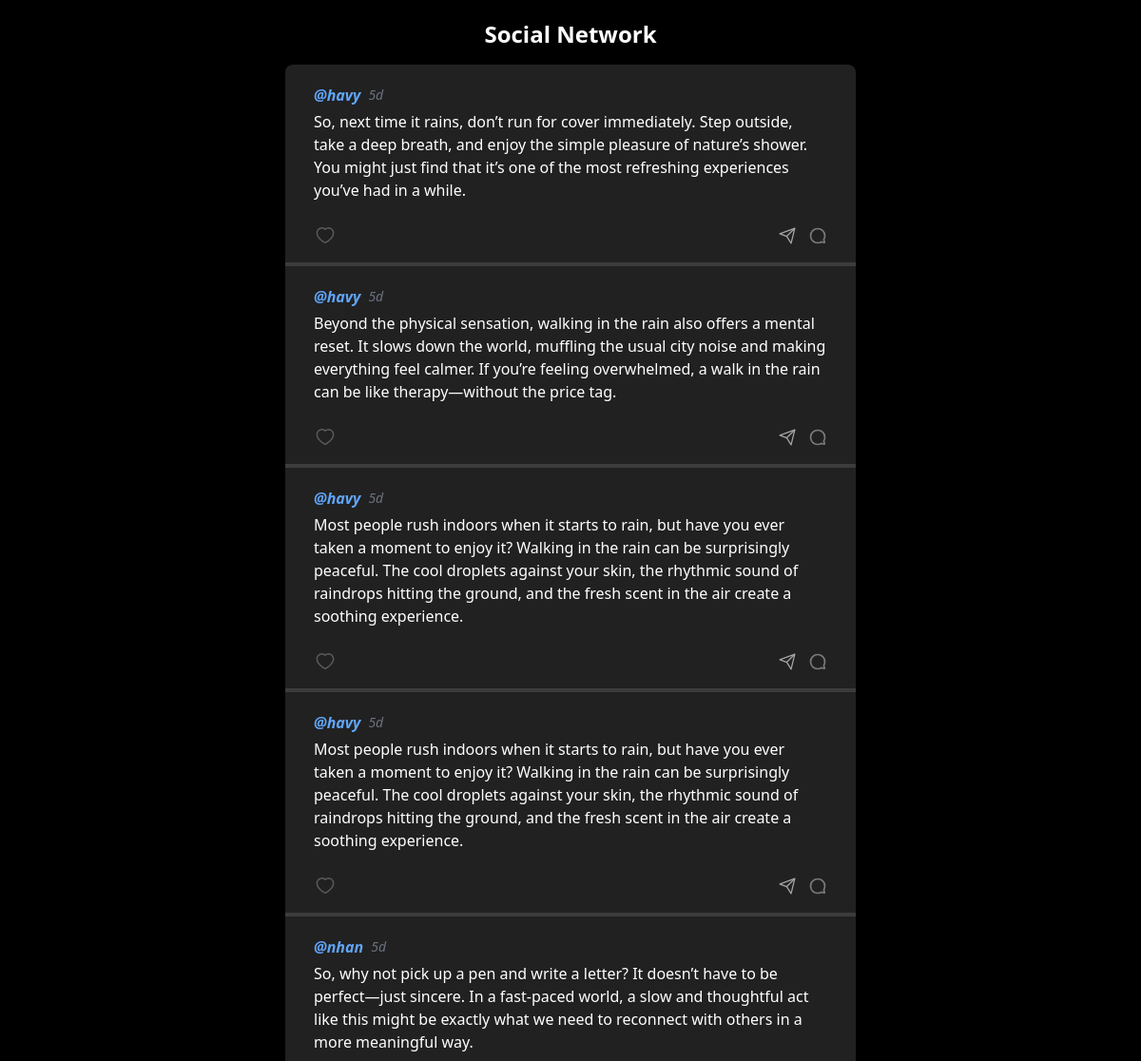
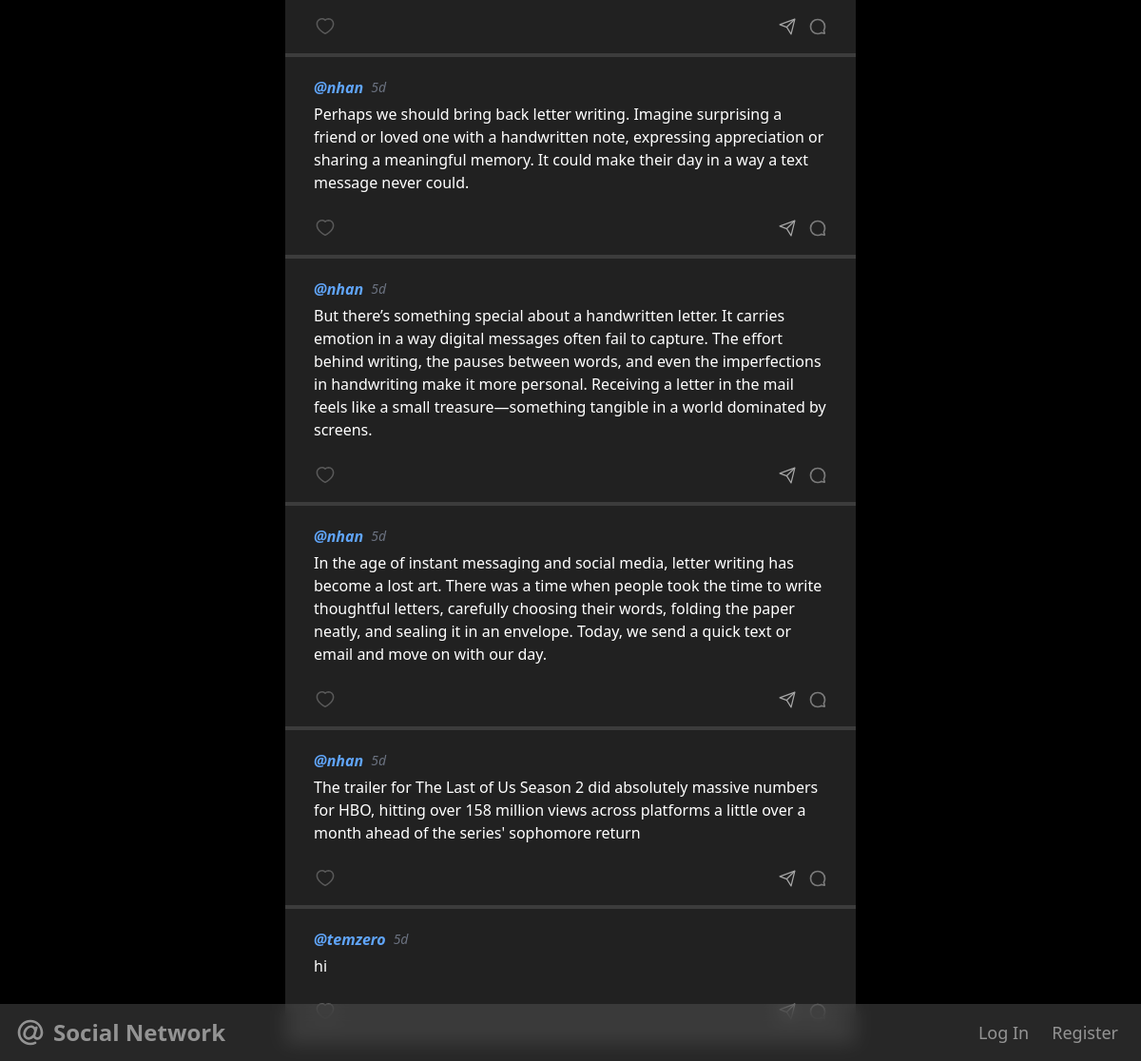
The app's page /, older data (2 pictures, top to bottom).
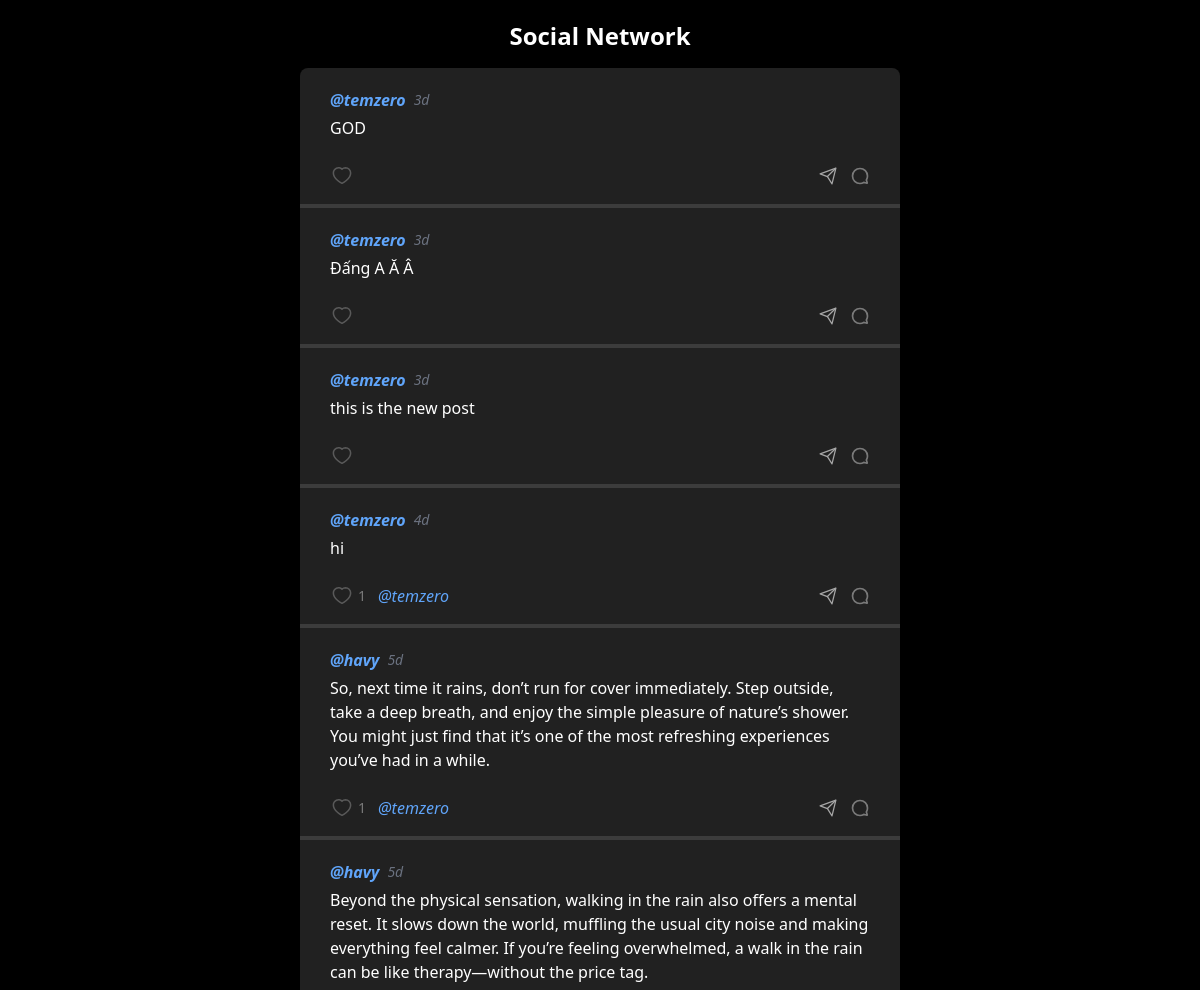
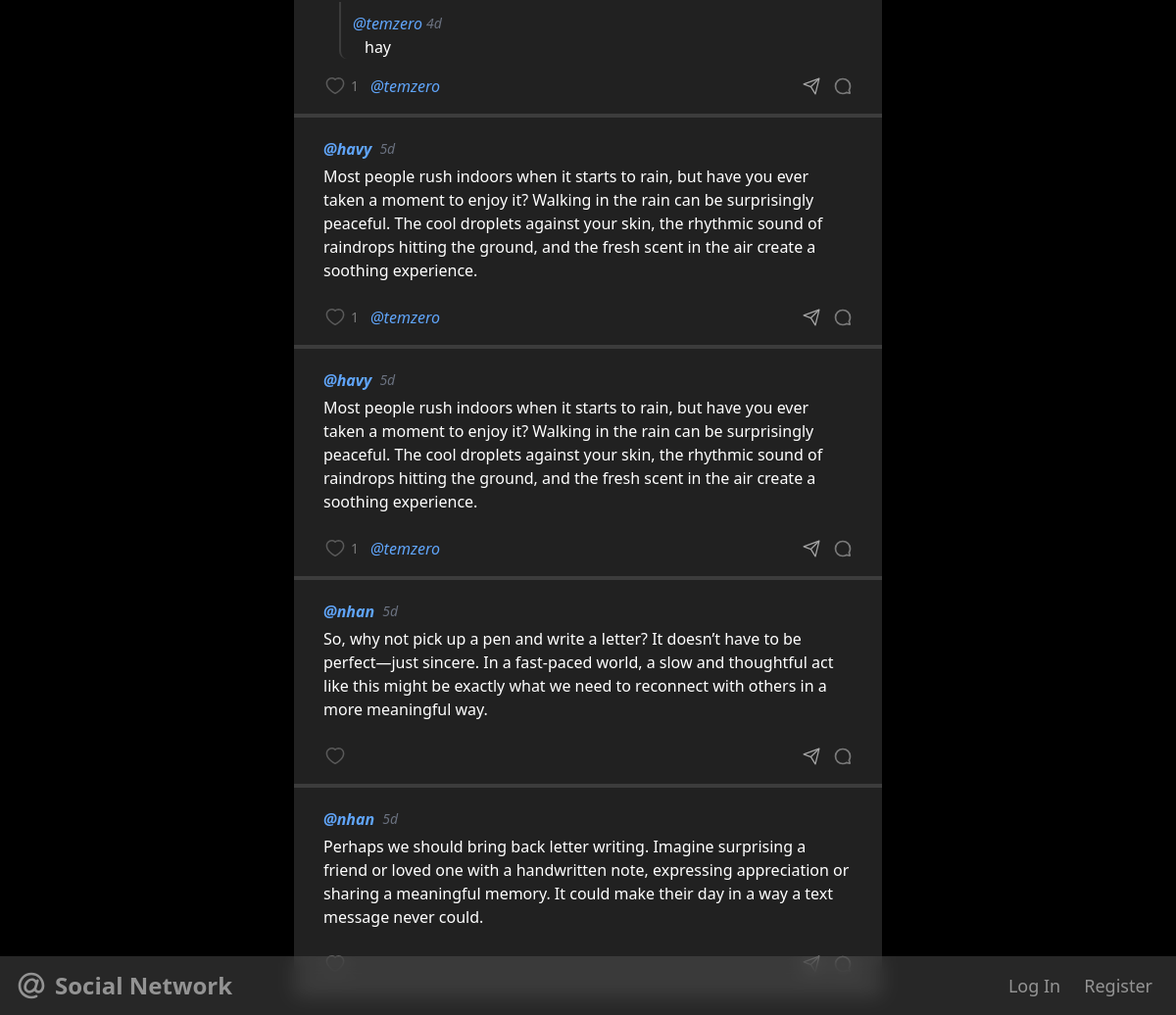
The same page, newer data (2 pictures, top to bottom).
### network/models.py (models this page shows, shortened)
class Post(models.Model):
    user = models.ForeignKey(User, on_delete=models.CASCADE, related_name='author')
    content = models.CharField(max_length=999)
    likers = models.ManyToManyField(User, through='Like', related_name='liked_posts')
    time = models.DateTimeField(auto_now_add=True)
    def time_ago(self):
        diff = now() - self.time
        if diff < timedelta(minutes=1):
            return "Just now"
        elif diff < timedelta(hours=1):
            return f"{int(diff.total_seconds() / 60)}m"
        elif diff < timedelta(days=1):
            return f"{int(diff.total_seconds() / 3600)}h"
        elif diff < timedelta(days=7):
            return f"{diff.days}d"
        else:
            return f"{diff.days}d"

class User(AbstractUser):
    def __str__(self):
        return f"{self.username}"

class Comment(models.Model):
    user = models.ForeignKey(User, on_delete=models.CASCADE, related_name='commenter')
    content = models.CharField(max_length=299)
    post = models.ForeignKey(Post, on_delete=models.CASCADE, related_name='commented_post')
    time = models.DateTimeField(auto_now_add=True)
    def time_ago(self):
        diff = now() - self.time
        if diff < timedelta(minutes=1):
            return "Just now"
        elif diff < timedelta(hours=1):
            return f"{int(diff.total_seconds() / 60)}m"
        elif diff < timedelta(days=1):
            return f"{int(diff.total_seconds() / 3600)}h"
        elif diff < timedelta(days=7):
            return f"{diff.days}d"
        else:
            return self.time.strftime('%d %b %Y')

### network/views.py (the view)
# urls.py: path("", views.get_posts, name="index"),
def get_posts(request):
    posts = Post.objects.all().order_by('-time')
    paginator = Paginator(posts, 10)  # Show 10 posts per page
    page_number = request.GET.get('page', 1)
    page_obj = paginator.page(page_number)
    print("Received page number:", page_number)
    if request.headers.get('HX-Request'):
        return render(request, "partials/posts.html", {'page_obj': page_obj})
    return render(request, "network/index.html", {'page_obj': page_obj})

### network/templates/network/index.html (shortened to what this page needs)
{% extends "network/layout.html" %}
{% block body %}
    <h1 class="text-2xl font-bold mb-4">
        {% if title %}
            {{ title }}
        {% else %}
            Social Network
        {% endif %}
    </h1>
    {% include 'partials/posts.html' %}
{% endblock %}

### network/templates/partials/posts.html (shortened to what the changed rows need)
{% if page_obj %}
    <div class="posts" id="posts">
        {% for post in page_obj %}
            <div class="post" id="{{ post.id }}" onclick="console.log('clicked post-{{post.id}}')">
                <div class="flex justify-between">
                    <div class="flex gap-2 items-center">
                        <a href="{% url 'profile' post.user.id %}" onclick="event.stopPropagation()" class="post-username font-bold text-blue-400 hover:underline italic">@{{post.user}}</a>
                        <h3 class="post-time text-sm text-gray-500 italic">{{ post.time_ago }}</h3>
                    </div>
                </div>
                <h1 id="post-content" class="post-content mt-1">{{post.content}}</h1>
                <div class="comments">
                    {% for comment in post.commented_post.all %}
                        {% include 'partials/postComments.html' %}
                    {% endfor %}
                </div>
                <div id="post-buttons-container" class="flex gap-4 items-center justify-between mt-4">
                    <form class="like-form flex items-center" action="{% url 'like' post.id %}" >
                        {% if user.is_authenticated %}
                            <button class="cursor-pointer flex items-center p-0 border-none" type="submit" onclick="event.stopPropagation();">
                                {% if user in post.likers.all %}
                                    <img class="h-6 w-6" src="../../static/icons/hearted.svg" alt="Unlike">
                                {% else %}
                                    <img class="h-6 w-6 opacity-60 hover:opacity-100" src="../../static/icons/heart.svg" alt="Like">
                                {% endif %}
                            </button>
                        {% else %}
                            <button class="cursor-not-allowed opacity-50 flex items-center p-0 border-none" type="button" onclick="alert('You must be logged in to like posts!')">
                                <img class="opacity-50 h-6 w-6 self-start" src="../../static/icons/heart.svg" alt="Like">
                            </button>
                        {% endif %}
                        {% if post.likers.all %}
                            <span class="text-sm opacity-40 ml-1">
                                {{post.likers.count}}
                            </span>
                            <span class="w-[400px] text-gray-400 ml-3 mr-4 overflow-hidden text-ellipsis whitespace-nowrap block">
                                {% for liker in post.likers.all %}
                                    <a href="{% url 'profile' liker.id %}" class="text-blue-400 hover:underline italic" onclick="event.stopPropagation()">@{{ liker }}</a>
                                {% endfor %}
                            </span>
                        {% endif %}
                    </form>
                    <div class="flex">
                        <a href="{% url 'post' post.id %}" class="mr-3 opacity-60 hover:opacity-100 cursor-pointer flex items-center border-none" onclick="event.stopPropagation();">
                            <img class="h-5 w-5" src="../../static/icons/share.svg" alt="Share">
                        </a>
                        {% if user.is_authenticated %}
                            <button id="comment-button" class="comment-button opacity-60 hover:opacity-100 cursor-pointer flex items-center border-none">
                                <img class="h-5 w-5" src="../../static/icons/comment.svg" alt="Comment">
                                {% if post.commented_post.count %}
                                    <span class="text-sm ml-1">
                                        {{post.commented_post.count}}
                                    </span>
                                {% endif %}
                            </button>
                        {% else %}
                            <button class="cursor-not-allowed opacity-40 flex items-center p-0 border-none " type="button" onclick="alert('You must be logged in to comment!')">
                                <img class="h-5 w-5" src="../../static/icons/comment.svg" alt="Comment">
                            </button>
                        {% endif %}
                    </div>
                </div>
            </div>
        {% endfor %}
    </div>
{% endif %}

### network/templates/partials/postComments.html (shortened to what this page needs)
<div class="comment" id="{{comment.id}}">
    <div class="flex justify-between">
        <div class="flex items-center gap-1">
            {% if comment.user %}
                <a href="{% url 'profile' comment.user.id %}" onclick="event.stopPropagation()" class="comment-username text-blue-400 hover:underline italic">@{{ comment.user }}</a>
            {% else %}
                <span class="text-gray-400 comment-username italic">@Anonymous</span>
            {% endif %}
            <h3 class="comment-time text-sm text-gray-500 italic">{{ comment.time_ago }}</h3>
        </div>
    </div>
    <h1 id="comment-content" class="comment-content ml-3">{{ comment.content }}</h1>
</div>

Row changes from the older to the newer data that the page shows:
no longer on this page (row unchanged): Post: user "nhan", time_ago "5d", content "But there’s something special about a handwritten letter. It carries emotion in a way digital messages often fail to capture. The effort behind writing, the pauses between words, and even the imperfections in handwriting make it more personal. Receiving a letter in the mail feels like a small treasure—something tangible in a world dominated by screens."
no longer on this page (row unchanged): Post: user "nhan", time_ago "5d", content "In the age of instant messaging and social media, letter writing has become a lost art. There was a time when people took the time to write thoughtful letters, carefully choosing their words, folding the paper neatly, and sealing it in an envelope. Today, we send a quick text or email and move on with our day."
no longer on this page (row unchanged): Post: user "nhan", time_ago "5d", content "The trailer for The Last of Us Season 2 did absolutely massive numbers for HBO, hitting over 158 million views across platforms a little over a month ahead of the series' sophomore return"
no longer on this page (row unchanged): Post: user "temzero", time_ago "5d", content "hi"
added Post: user "temzero", time_ago "3d", content "GOD"
added Post: user "temzero", time_ago "3d", content "Đấng A Ă Â"
added Post: user "temzero", time_ago "3d", content "this is the new post"
added Post: user "temzero", time_ago "4d", content "hi", likers.count "1"
now on this page (row edited): User: username "temzero"
shown differently, row unchanged: Post (number 5 of 10 on the later page): likers.count (not shown) → "1"
shown differently, row unchanged: Post (number 6 of 10 on the later page): likers.count (not shown) → "1"
added Comment: user "temzero", time_ago "4d", content "hay", shown under Post (number 6 of 10 on the later page)
shown differently, row unchanged: Post (number 7 of 10 on the later page): likers.count (not shown) → "1"
shown differently, row unchanged: Post (number 8 of 10 on the later page): likers.count (not shown) → "1"
